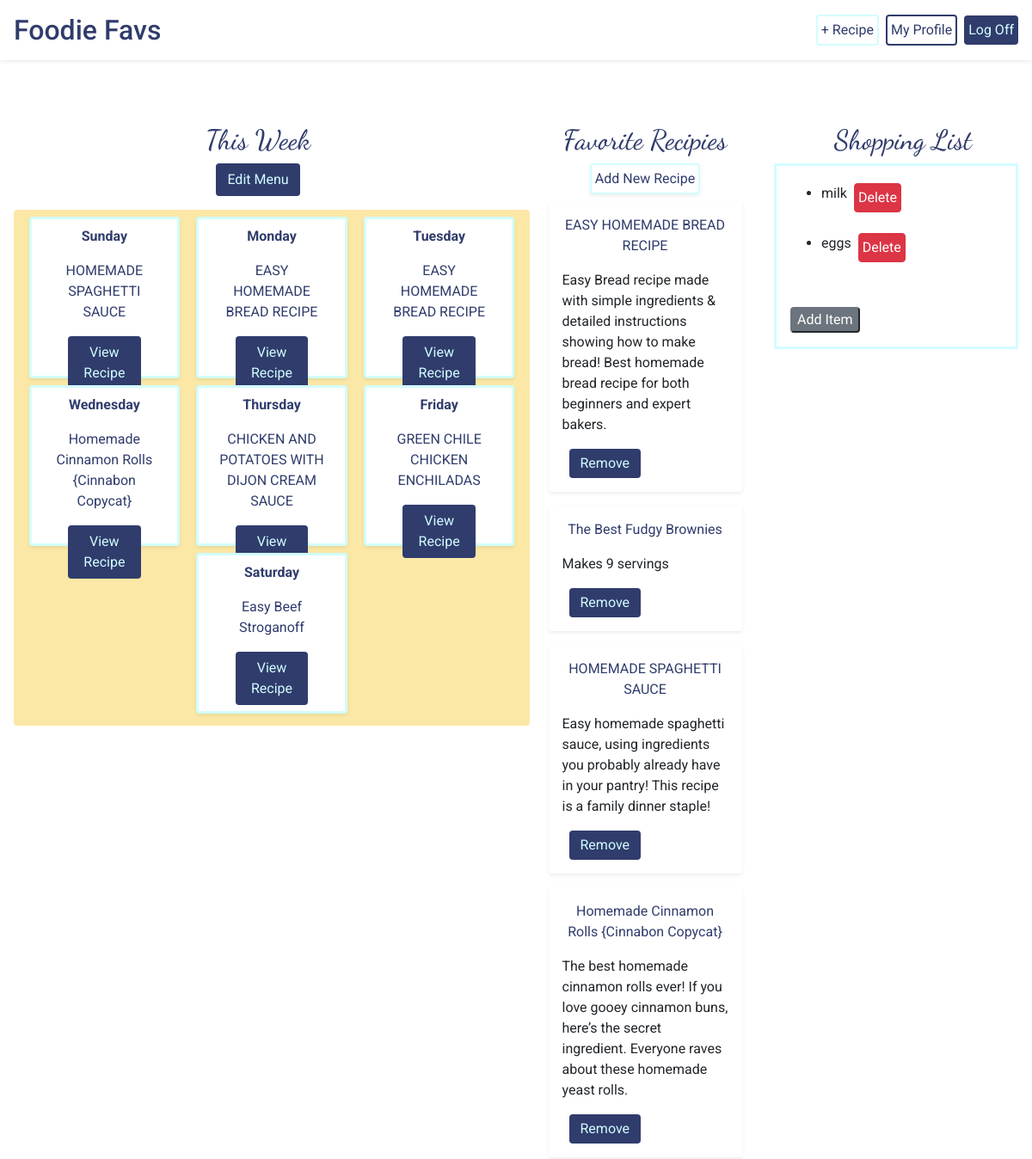
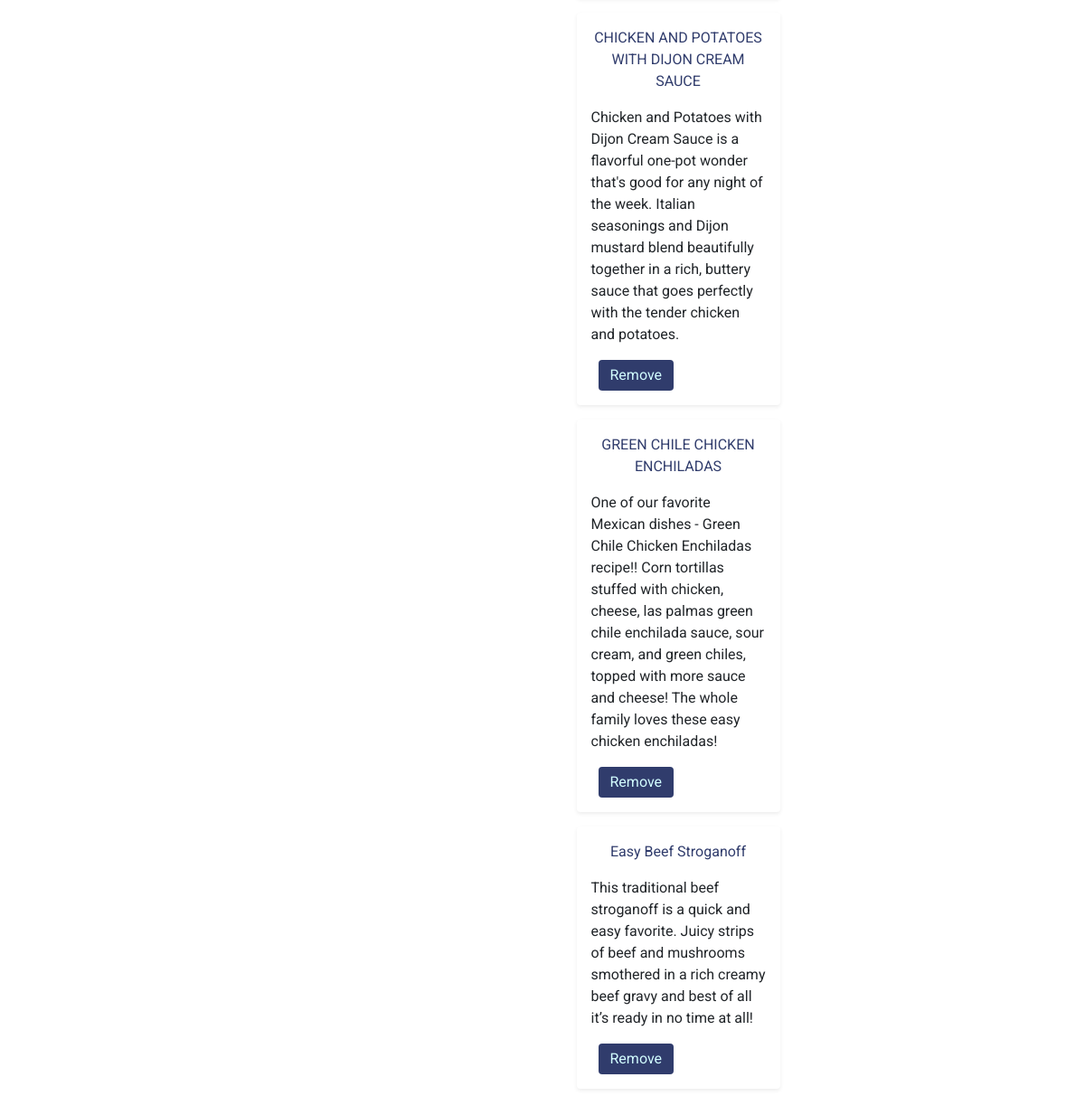
The page /home/1 (signed in) on the database as committed earlier (2 pictures, top to bottom).
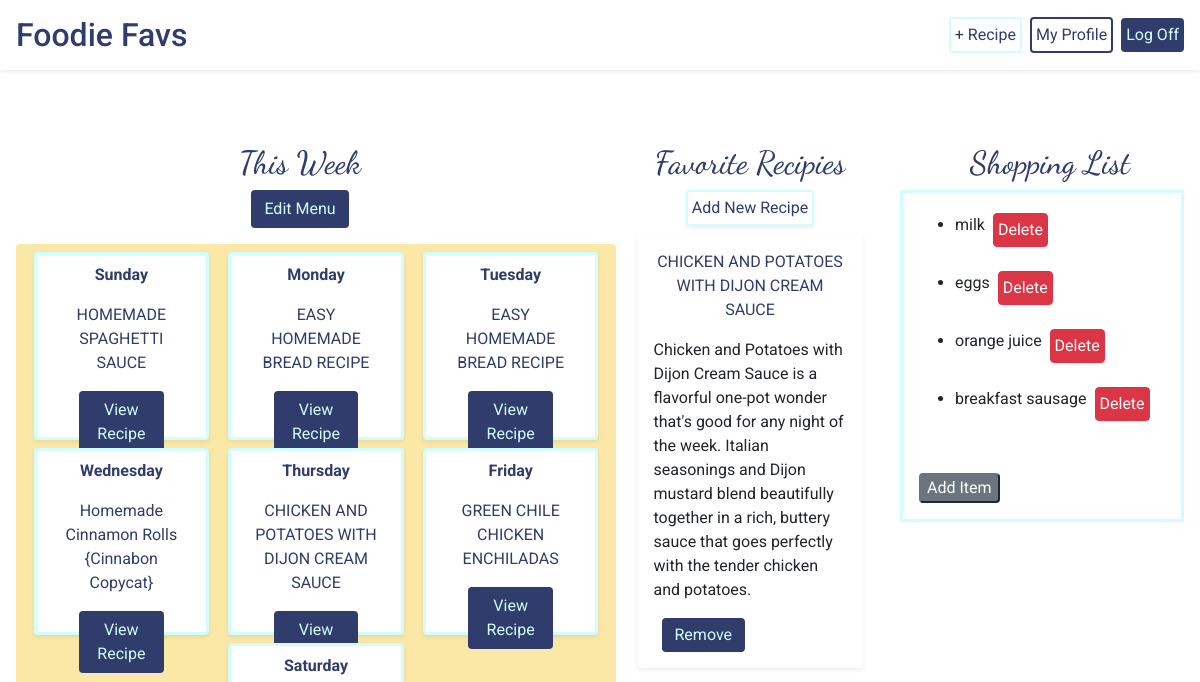
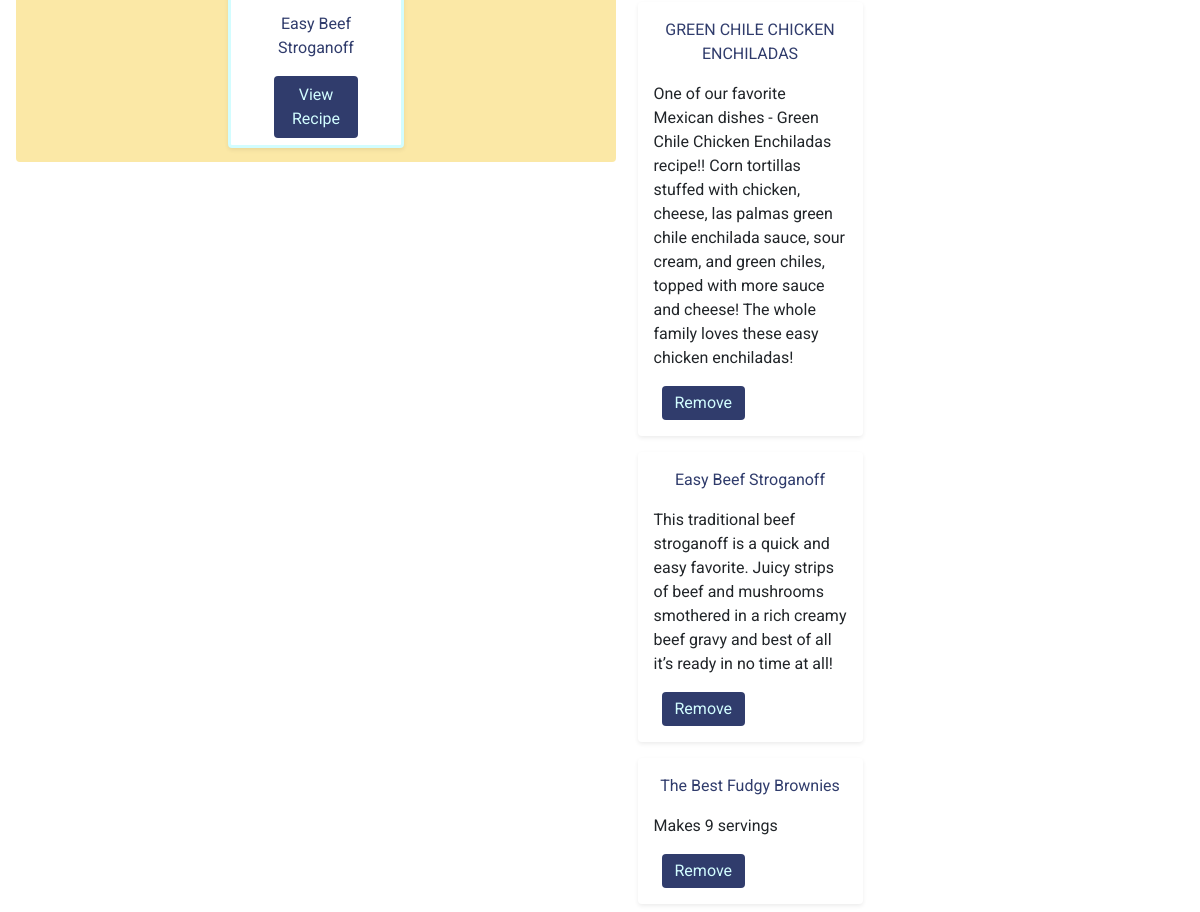
The same page on the database as committed later (2 pictures, top to bottom).
### foodie_app/models.py (models this page shows)
class Recipe(models.Model):
    name = models.CharField(max_length=255)
    desc = models.CharField(max_length=255, default="")
    ingredients = models.TextField(default="")
    steps = models.TextField(default="")
    creator = models.ForeignKey(User, related_name="users", on_delete=models.CASCADE, default=1)
    source = models.CharField(max_length=255, default="")
    users_who_favorite = models.ManyToManyField(User, related_name="favorite_recipes", default=0)
    created_at = models.DateTimeField(auto_now_add=True)
    updated_at = models.DateTimeField(auto_now=True)

class Shopping_List_Item(models.Model):
    item = models.CharField(max_length=255)
    user = models.ForeignKey(User, related_name="list_user", on_delete=models.CASCADE, default=1)
    created_at = models.DateTimeField(auto_now_add=True)
    updated_at = models.DateTimeField(auto_now=True)

### login/models.py (models this page shows)
class User(models.Model):
    first_name = models.CharField(max_length=255)
    last_name = models.CharField(max_length=255)
    email = models.EmailField()
    password = models.CharField(max_length=255)
    followers = models.ManyToManyField("self", blank=True)
    created_at = models.DateTimeField(auto_now_add=True)
    updated_at = models.DateTimeField(auto_now=True)
    objects = UserManager()

### foodie_app/views.py (the view)
# urls.py: path('<int:user_id>', views.user_profile),
def user_profile(request, user_id):
    if 'userid' in request.session:
        context = {
            "user": User.objects.get(id=request.session['userid']),
            "recipes": Recipe.objects.filter(creator=User.objects.get(id=request.session['userid'])),
            "menu": Menu.objects.get(id=1),
            "shopping_list": Shopping_List_Item.objects.all(),
        }
        shoping_list = Shopping_List_Item.objects.all()
        print(shoping_list)
        return render(request, 'user_profile.html', context)
    return redirect('/login')

### foodie_app/templates/user_profile.html (shortened to what the changed rows need)
<!DOCTYPE html>
<html lang="en">
<head>
    <link rel="stylesheet" href="https://stackpath.bootstrapcdn.com/bootstrap/4.5.2/css/bootstrap.min.css"
>
    {% load static %}
    <link rel="stylesheet" href="{% static 'css/style.css' %}">
</head>
<body id="body">
    <header id="header" class="bg-white d-flex p-3 align-items-center shadow-sm mt-0">
        <h2 class="pr-5 mb-0"><a href="/home" class="home">Foodie Favs</a></h2>
    </header>
    <div class="d-flex mt-5 pt-5">
        <div class="w-50">
            <div class="d-flex flex-column">
                <h2 class="heading">This Week</h2>
            </div>
        </div>
        <div class="w-25 d-flex flex-column align-items-center">
            <h2 class="heading ">Favorite Recipies</h2>
            {% for recipe in user.favorite_recipes.all %}
            <div class="recipe-card rounded shadow-sm w-75 p-3 m-2">
                <p class="text-center"><a id="recipe-text" href="/home/recipe_{{recipe.id}}">{{recipe.name}}</a></p>
                <p>{{recipe.desc}}</p>
                {% for favorite_user in recipe.users_who_favorite.all %}
                <form action="/home/{{user.id}}/remove_favorite_profile" method="POST">
                    <input class="btn favorite ml-2 pt-1 pb-1" type="submit" name="add_fav" value="Remove">
                </form>
                {% endfor %}
            </div>
            {% endfor %}
        </div>
        <div class="w-25">
            <h2 class="heading">Shopping List</h2>
            <div class="shopping-box mr-3">
                <div class="m-1 p-2 rounded" id="shopping-list">
                    <ul>
                        {% for item in shopping_list %}
                        <div class="d-flex alin-items-start mb-2">
                            <li class="pt-2">{{item.item}}</li>
                            {% if item.user.id == user.id %}
                            <form action="/home/{{user.id}}/delete_item" method="POST">
                                <input class="btn btn-danger p-1 m-2" type="submit" name="delete" value="Delete">
                            </form>
                            {% endif %}
                        </div>
                        {% endfor %}
                    </ul>
                </div>
            </div>
        </div>
    </div>
</body>
</html>

Rows that differ between the two databases and show on the page:
no longer on this page (row edited): Recipe: name "EASY HOMEMADE BREAD RECIPE", desc "Easy Bread recipe made with simple ingredients & detailed instructions showing how to make bread! Best homemade bread recipe for both beginners and expert bakers."
no longer on this page (row edited): Recipe: name "HOMEMADE SPAGHETTI SAUCE", desc "Easy homemade spaghetti sauce, using ingredients you probably already have in your pantry! This recipe is a family dinner staple!"
no longer on this page (row edited): Recipe: name "Homemade Cinnamon Rolls {Cinnabon Copycat}", desc "The best homemade cinnamon rolls ever! If you love gooey cinnamon buns, here’s the secret ingredient. Everyone raves about these homemade yeast rolls."
changed Recipe "The Best Fudgy Brownies": moves down the list
added Shopping_List_Item: item "orange juice"
added Shopping_List_Item: item "breakfast sausage"
